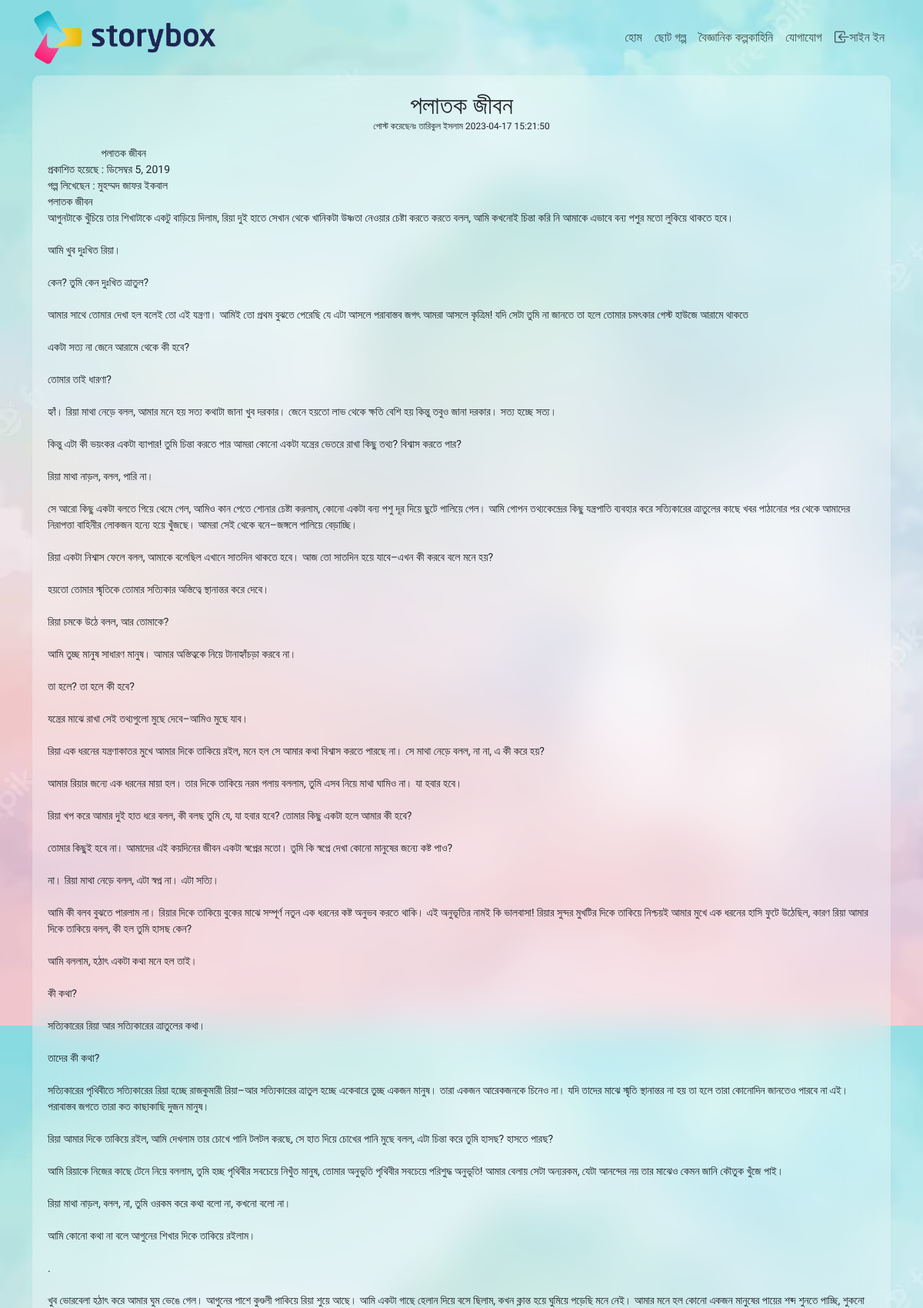
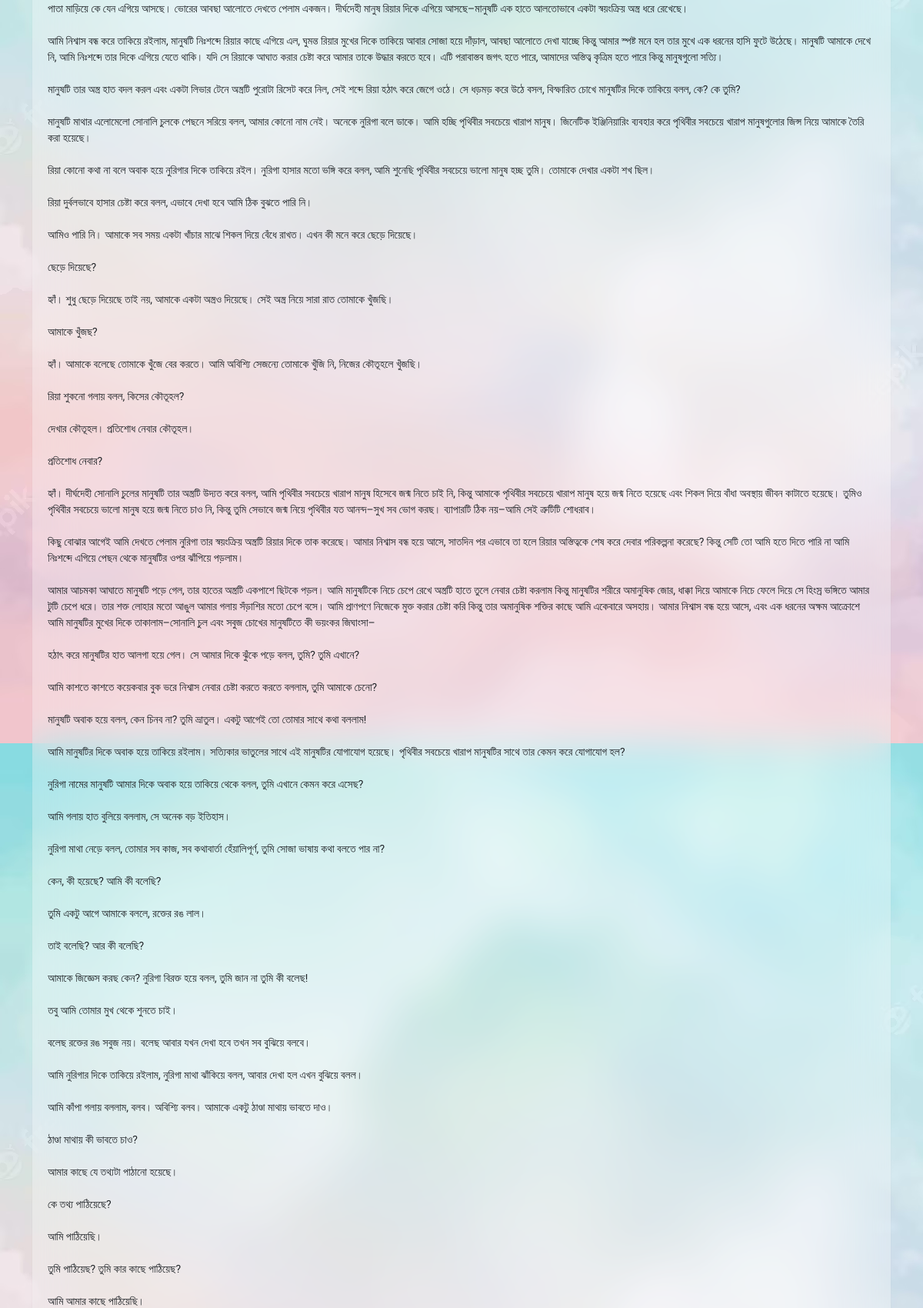
Screenshot of /post.php?view=29 (upper part) with the database file from the repository (2 pictures, top to bottom).
### tables this page shows
CREATE TABLE `posts` (
  `post_id` int(11) NOT NULL,
  `post_category_id` int(255) NOT NULL,
  `post_title` text NOT NULL,
  `post_content` longtext NOT NULL,
  `post_author` text NOT NULL,
  `post_date` datetime NOT NULL,
  `post_image` text NOT NULL,
  `post_status` text NOT NULL,
  `post_tags` text NOT NULL,
  `post_views` int(11) NOT NULL,
  `post_user_id` int(11) NOT NULL
);

### post.php (the view, shortened to what this page needs)
<?php include("includes/header.php");
?>
<section class="post_LatestStory">
    <div class="container">
        <div class="post_content">
                <?php
                    if(isset($_GET['view'])){
                        $post_id=$_GET['view'];
                        $query="SELECT * FROM posts WHERE post_id='{$post_id}'";
                        $run=mysqli_query($connection,$query);
                        while($data=mysqli_fetch_assoc($run)){
                            $post_titile=$data['post_title'];
                            $post_author=$data['post_author'];
                            $post_date=$data['post_date'];
                        }
                    }
                ?>
            <div class="post_description">
                <h2 class="post_title"><?php echo $post_titile ?></h2>
                <p class="post_author">
                    পোস্ট করেছেনঃ <?php echo $post_author ?><span class="time"> <?php echo $post_date ?></span>
                </p>
                <pre class="view">
                </pre>
            </div>
        </div>
    </div>
</section>
<?php include "includes/footer.php" ?>

### css/style.css (style rules this page uses)
* { margin: 0; padding: 0; font-family: 'Tiro Bangla', serif; box-sizing: border-box; }
h2 { font-family: 'Galada', cursive; }
body { background-image: url("../images/topbg.jpg"); }
.container { box-sizing: border-box; }
.view { font-family: 'Tiro Bangla', serif; white-space: pre-wrap; word-wrap: break-word; }

### css/post_style.css (style rules this page uses)
.post_content { padding: 20px; background-color: rgba(255, 255, 255, 0.3); backdrop-filter: blur(25px); box-shadow: 0px 2px 1px rgba(152, 152, 152, 0.3); border-radius: 10px; width: 100%; }
.post_title,.post_author { text-align: center; }
.post_author { font-size: 12px; margin-top: -10px; }

### rows the page displays
posts: post_title "পলাতক জীবন", post_author "তারিকুল ইসলাম", post_date "2023-04-17 15:21:50"
